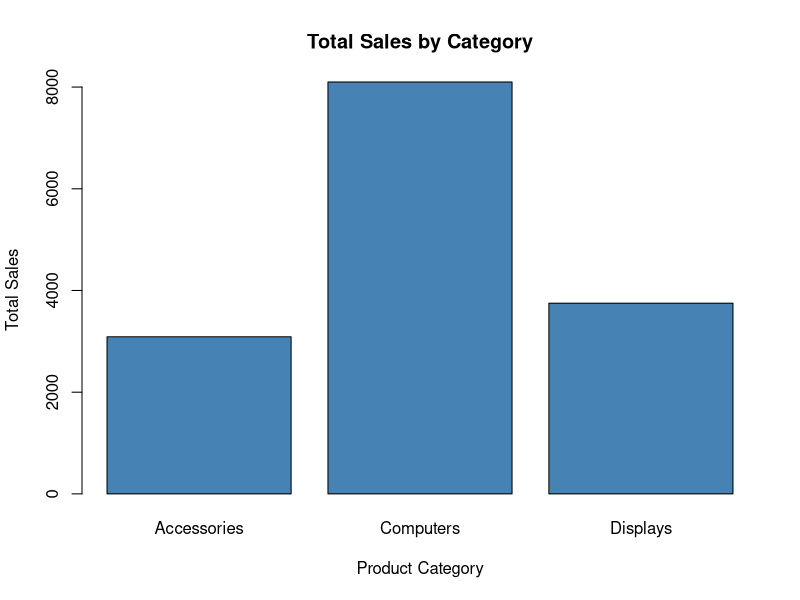

Reproduce this figure in R.
# BDA400 - Data Science Tools and Techniques
# Assignment 1 - Markdown Buddy
# Synthetic Sales Analysis

# AI Assistance Declaration:
# I used ChatGPT for documentation planning,
# Markdown formatting suggestions, and organization.
# I verified the outputs manually and performed
# all calculations directly in R.
# I am responsible for the accuracy and originality
# of this work.


# ---------------------------------------------------------
# 1. Create Synthetic Dataset
# ---------------------------------------------------------

sales_data <- data.frame(
  Product = c(
    "Laptop", "Monitor", "Keyboard", "Mouse",
    "Laptop", "Monitor", "Keyboard", "Mouse",
    "Laptop", "Monitor", "Keyboard", "Mouse"
  ),

  Category = c(
    "Computers", "Displays", "Accessories", "Accessories",
    "Computers", "Displays", "Accessories", "Accessories",
    "Computers", "Displays", "Accessories", "Accessories"
  ),

  Region = c(
    "East", "West", "East", "North",
    "South", "West", "North", "East",
    "South", "North", "West", "South"
  ),

  Quantity = c(
    3, 5, 10, 15,
    2, 4, 12, 20,
    4, 6, 8, 18
  ),

  Unit_Price = c(
    900, 250, 50, 30,
    900, 250, 50, 30,
    900, 250, 50, 30
  )
)


# ---------------------------------------------------------
# 2. Calculate Sales
# ---------------------------------------------------------

sales_data$Sales <-
  sales_data$Quantity * sales_data$Unit_Price


# ---------------------------------------------------------
# 3. Inspect the Dataset
# ---------------------------------------------------------

print("First six rows:")
print(head(sales_data))

print("Dataset structure:")
str(sales_data)

print("Summary statistics:")
summary(sales_data)


# ---------------------------------------------------------
# 4. Calculate Total Sales
# ---------------------------------------------------------

total_sales <- sum(sales_data$Sales)

print("Total Sales:")
print(total_sales)


# ---------------------------------------------------------
# 5. Calculate Average Sales
# ---------------------------------------------------------

average_sales <- mean(sales_data$Sales)

print("Average Sales:")
print(average_sales)


# ---------------------------------------------------------
# 6. Calculate Total Quantity Sold
# ---------------------------------------------------------

total_quantity <- sum(sales_data$Quantity)

print("Total Quantity Sold:")
print(total_quantity)


# ---------------------------------------------------------
# 7. Sales by Product Category
# ---------------------------------------------------------

category_sales <- aggregate(
  Sales ~ Category,
  data = sales_data,
  FUN = sum
)

print("Sales by Category:")
print(category_sales)


# ---------------------------------------------------------
# 8. Sales by Region
# ---------------------------------------------------------

regional_sales <- aggregate(
  Sales ~ Region,
  data = sales_data,
  FUN = sum
)

print("Sales by Region:")
print(regional_sales)


# ---------------------------------------------------------
# 9. Quantity by Product
# ---------------------------------------------------------

product_quantity <- aggregate(
  Quantity ~ Product,
  data = sales_data,
  FUN = sum
)

print("Quantity by Product:")
print(product_quantity)


# ---------------------------------------------------------
# 10. Highest Sales Transaction
# ---------------------------------------------------------

highest_sale <- max(sales_data$Sales)

print("Highest Individual Sales Transaction:")
print(highest_sale)


# ---------------------------------------------------------
# 11. Basic Visualization
# ---------------------------------------------------------

barplot(
  category_sales$Sales,
  names.arg = category_sales$Category,
  main = "Total Sales by Category",
  xlab = "Product Category",
  ylab = "Total Sales",
  col = "steelblue"
)


# ---------------------------------------------------------
# 12. Verification
# ---------------------------------------------------------

verification <- sales_data$Sales ==
  sales_data$Quantity * sales_data$Unit_Price

print("Sales calculation verification:")
print(verification)

print("All sales calculations correct:")
print(all(verification))


# ---------------------------------------------------------
# End of Analysis
# ---------------------------------------------------------
